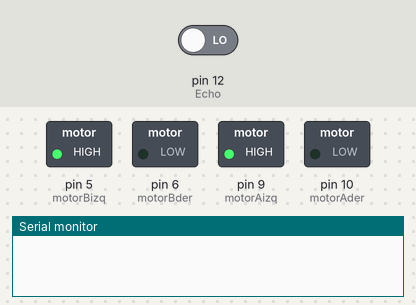
Simulated run of this sketch. Board: Arduino Uno, built with avr-gcc and run on an emulated ATmega328P. On the bench: switched loads named in the sketch (green lamp = pin HIGH), the last lines printed to the serial monitor. The inputs (shaded band) are chosen by the test bench; at power-on: pin 12 (Echo) LOW. Pins used as bus, display or sensor lines are not drawn.

Above: at 0.6 s.
At 1.8 s:
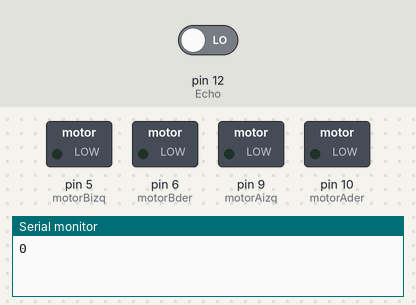
At 2.5 s:
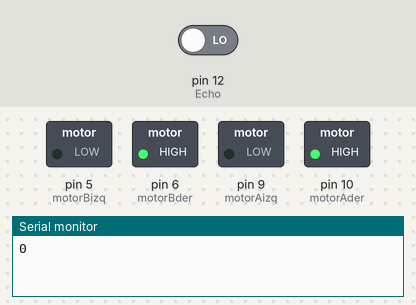
At 3.4 s:
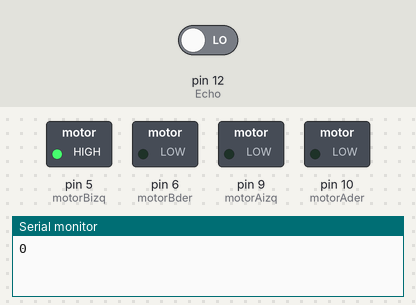
At 7.5 s:
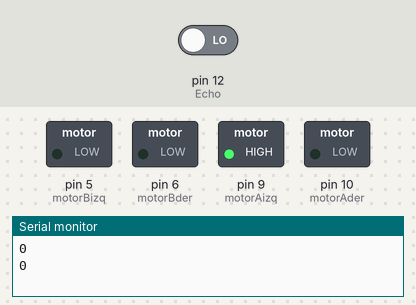
Timing chart, 0 to 10.7 s (numbered marks = the images above):
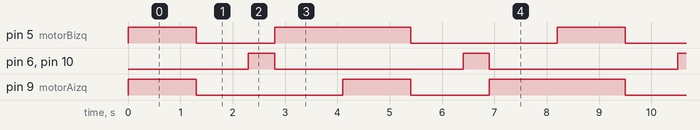

Measured:
- by itself, pin 5 (motorBizq): repeats every 8.2 s: LOW 1.5 s, HIGH 2.6 s, LOW 2.8 s, HIGH 1.3 s
- by itself, pin 6 (motorBder), pin 10 (motorAder): alternates HIGH for 0.50 s and LOW for 3.6 s
- by itself, pin 9 (motorAizq): repeats every 8.2 s: LOW 2.8 s, HIGH 1.3 s, LOW 1.5 s, HIGH 2.6 s

The sketch:

motor_auto_y_distancia2.ino
```cpp
int motorAizq = 9; //avanza para delante
int motorAder = 10;//avanza para atras
int motorBizq = 5; //avanza para delante
int motorBder = 6; //avanza para Atras

int Trig = 11;
int Echo = 12;

int giro = 0;

void setup() {
  pinMode(motorAizq, OUTPUT);
  pinMode(motorAder, OUTPUT);

  pinMode(motorBizq, OUTPUT);
  pinMode(motorBder, OUTPUT);

  pinMode(Trig,OUTPUT);
  pinMode(Echo,INPUT);
  Serial.begin (9600);
}

void loop() {

  digitalWrite(motorAizq, HIGH);//avanza
  digitalWrite(motorAder, LOW);

  digitalWrite(motorBizq, HIGH);//avanza
  digitalWrite(motorBder, LOW);

  delay(200);

  long duracion;
  long distancia;

  digitalWrite(Trig,LOW);
  delayMicroseconds(2);
  digitalWrite(Trig,HIGH);
  delayMicroseconds(5);
  /*digitalWrite(Trig,LOW);*/

  duracion = pulseIn(Echo,HIGH);
  distancia = (duracion/2)/29;

  Serial.println(distancia);

  delay(100);

  if (distancia < 40) {
     digitalWrite(motorAizq, LOW);//detiene
     digitalWrite(motorAder, LOW);

     digitalWrite(motorBizq, LOW);//detiene
     digitalWrite(motorBder, LOW);
     delay(1000);

     digitalWrite(motorAizq, LOW);//
     digitalWrite(motorAder, HIGH);//retrocede

     digitalWrite(motorBizq, LOW);
     digitalWrite(motorBder, HIGH);//retrocede
     delay(500);

     if (giro == 1) {
      digitalWrite(motorAizq, HIGH);//
      digitalWrite(motorAder, LOW);//detiene para girar
      digitalWrite(motorBizq, LOW);//gira a la IZQUIERDA
      digitalWrite(motorBder, LOW);
      delay(1300);
      giro = giro - 1;
     }

     else if (giro == 0) {
      digitalWrite(motorBizq, HIGH);//
      digitalWrite(motorBder, LOW);//detiene para girar
      digitalWrite(motorAizq, LOW);//gira a la DERECHA
      digitalWrite(motorAder, LOW);
      delay(1300);
      giro = giro + 1;
     }
  }
  digitalWrite(motorAizq, HIGH);//avanza
  digitalWrite(motorAder, LOW);

  digitalWrite(motorBizq, HIGH);//avanza
  digitalWrite(motorBder, LOW);

}
```
